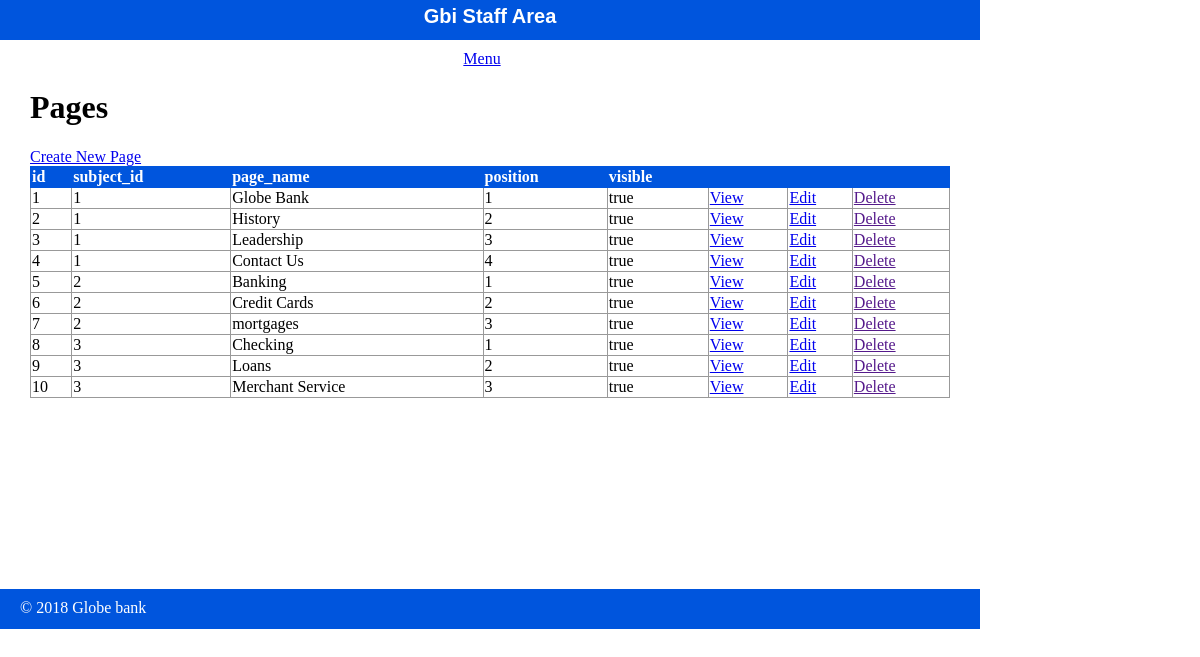
The app's page /staff/pages/index.php with its own data.
### tables this page shows
CREATE TABLE `page` (
  `id` int(11) NOT NULL,
  `subject_id` int(11) DEFAULT NULL,
  `page_name` varchar(255) DEFAULT NULL,
  `position` int(3) DEFAULT NULL,
  `visible` int(1) DEFAULT NULL,
  `content` text
);

### private/functions.php (called while the page is built, shortened)
<?php
function url_for($script_path){
  return WWW_ROOT . $script_path;
}
function u($string=""){
  return urlencode($string);
}
function h($string=""){
  return htmlspecialchars($string);
}
?>

### private/query_functions.php (called while the page is built, shortened)
<?php
  function find_all_pages(){
    global $db;
    $sql = "SELECT * FROM page ";
    $sql .="ORDER BY subject_id ASC, position ASC";
    $result = mysqli_query($db, $sql);
    return $result;
  }
 ?>

### public/staff/pages/index.php (the view, shortened to what this page needs)
<?php  include(SHARED_PATH . '/staff_header.php')?>
  <?php
    $page_set = find_all_pages();
   ?>
  <div id="content">
    <div class="pages listing">
      <h1>Pages</h1>
      <div class="actions">
        <a class="action" href=" <?php echo url_for('/staff/pages/new.php') ?>">Create New Page</a>
      <table class="list">
        <tr>
          <th>id</th>
          <th>subject_id</th>
          <th>page_name</th>
          <th>position</th>
          <th>visible</th>
          <th>&nbsp;</th>
          <th>&nbsp;</th>
          <th>&nbsp;</th>
        </tr>
        <?php while($page = mysqli_fetch_assoc($page_set)){?>
          <tr>
            <td><?php echo h($page['id']); ?></td>
            <td><?php echo h($page['subject_id']); ?></td>
            <td><?php echo h($page['page_name']); ?></td>
            <td><?php echo h($page['position']); ?></td>
            <td><?php echo $page['visible'] == 1 ? 'true' : 'false'; ?></td>
            <td><a class="action" href="<?php echo
            url_for('/staff/pages/show.php?id=' . h(u($page['id'])));
            ?> ">View</a></td>
            <td><a class="action" href=<?php echo url_for('/staff/pages/edit.php?id=' . h(u($page['id']))) ;?> >Edit</a></td>
            <td><a class="action" href="">Delete</a></td>
          </tr>
        <?php } ?>
        </table>
      </div>
    </div>
  </div>
<?php  include(SHARED_PATH . '/staff_footer.php')?>

### public/stylesheets/staff.css (style rules this page uses)
html { height: 100%; width: 100%; }
body { height: 980px; width: 100%; margin: 0; padding: 0; }
#content { width: 920px; min-height: 500px; padding: 0 30px; }
.actions { margin-bottom: 1em; }
table { border-collapse: collapse; vertical-align: top; }
table.list { width: 100%; }
table.list tr td { border: 1px solid #999999; }
table.list tr th { border: 1px solid #0055DD; background: #0055DD; color: white; text-align: left; }

### records on screen
page: id "1", subject "1", page_name "Globe Bank", position "1", visible "true"
page: id "2", subject "1", page_name "History", position "2", visible "true"
page: id "3", subject "1", page_name "Leadership", position "3", visible "true"
page: id "4", subject "1", page_name "Contact Us", position "4", visible "true"
page: id "5", subject "2", page_name "Banking", position "1", visible "true"
page: id "6", subject "2", page_name "Credit Cards", position "2", visible "true"
page: id "7", subject "2", page_name "mortgages", position "3", visible "true"
page: id "8", subject "3", page_name "Checking", position "1", visible "true"
page: id "9", subject "3", page_name "Loans", position "2", visible "true"
page: id "10", subject "3", page_name "Merchant Service", position "3", visible "true"
